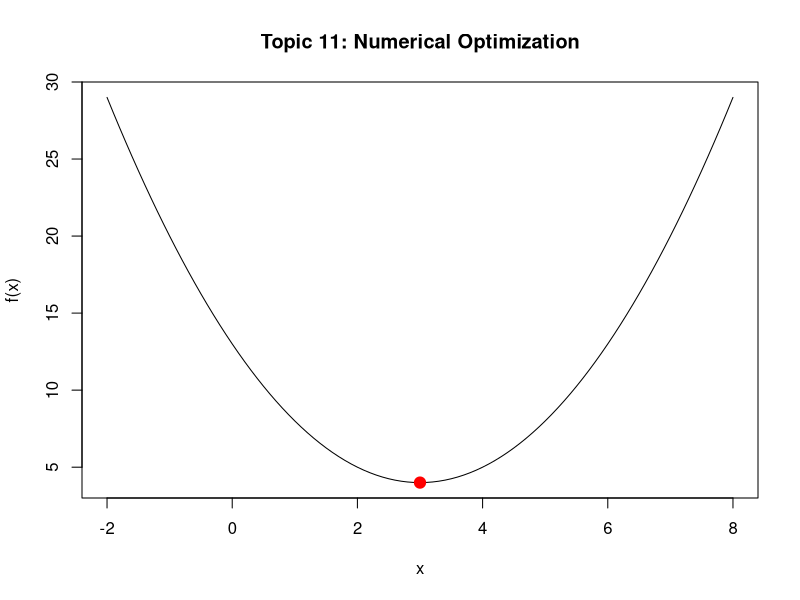

Generate this figure with R:
#Topic 11:Numerical optimization
f <- function(x) (x-3)^2 + 2
optim(par=0, fn=f)
f <- function(x) (x - 3)^2 + 4
opt <- optimize(f, c(-2, 8))
opt_df <- data.frame(
  Minimum_X = opt$minimum,
  Objective_Value = opt$objective
)
write.csv(opt_df, "Topic_11_Numerical_Optimization.csv", row.names = FALSE)

curve(f, -2, 8, main = "Topic 11: Numerical Optimization")
points(opt$minimum, opt$objective, col = "red", pch = 19, cex = 1.5)
